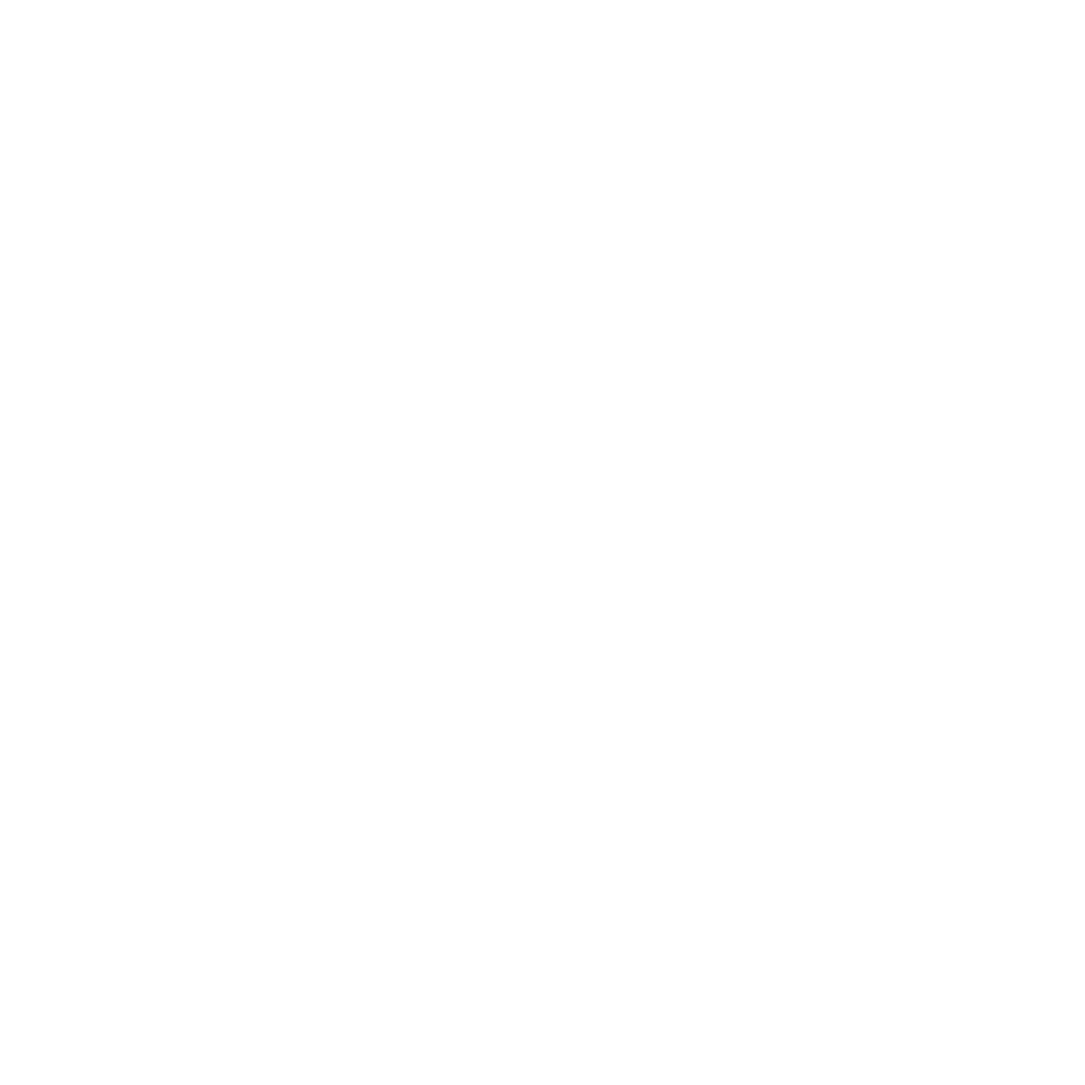
Frame 1 (no input)
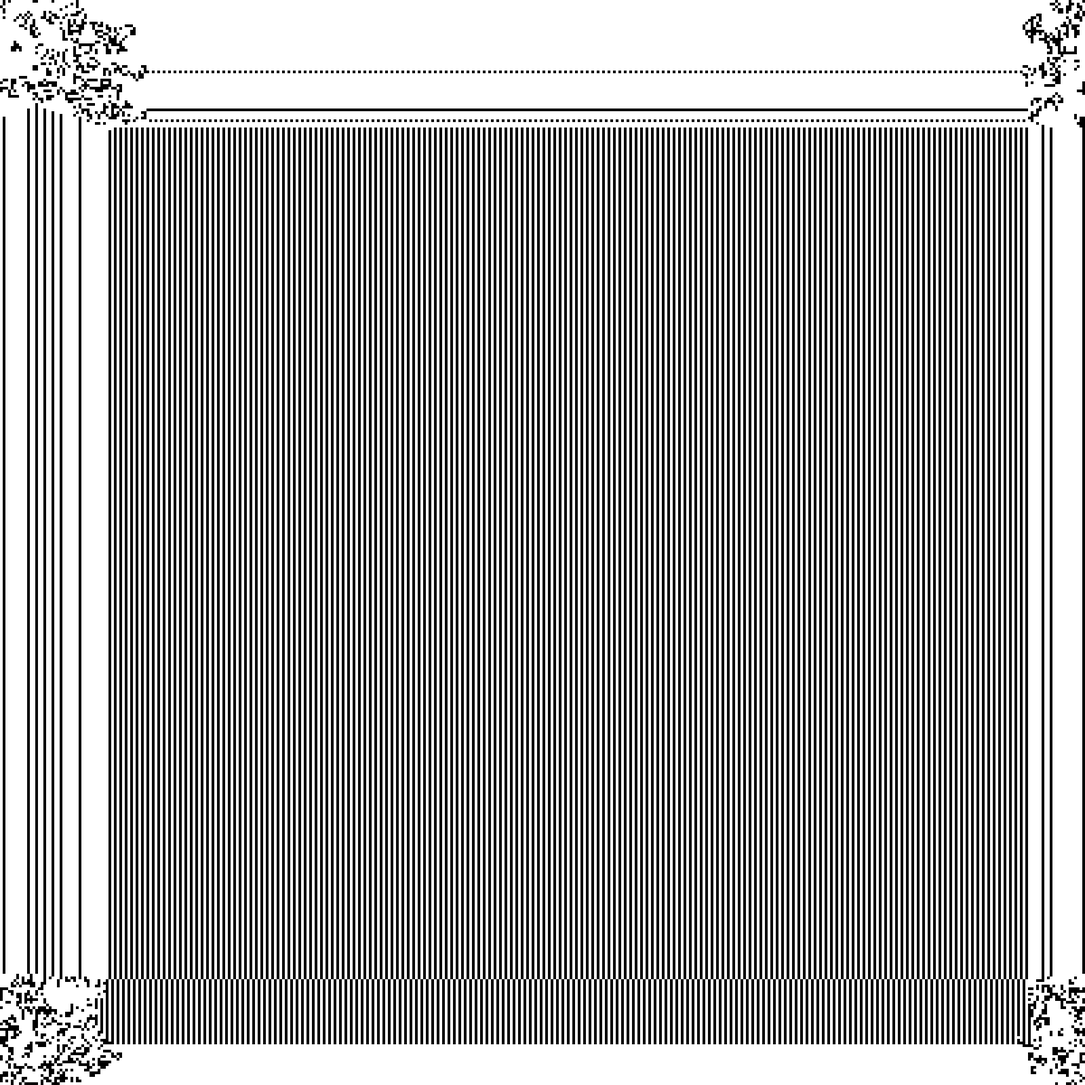
Frame 60 (the mouse pressed at the canvas centre just before this capture)
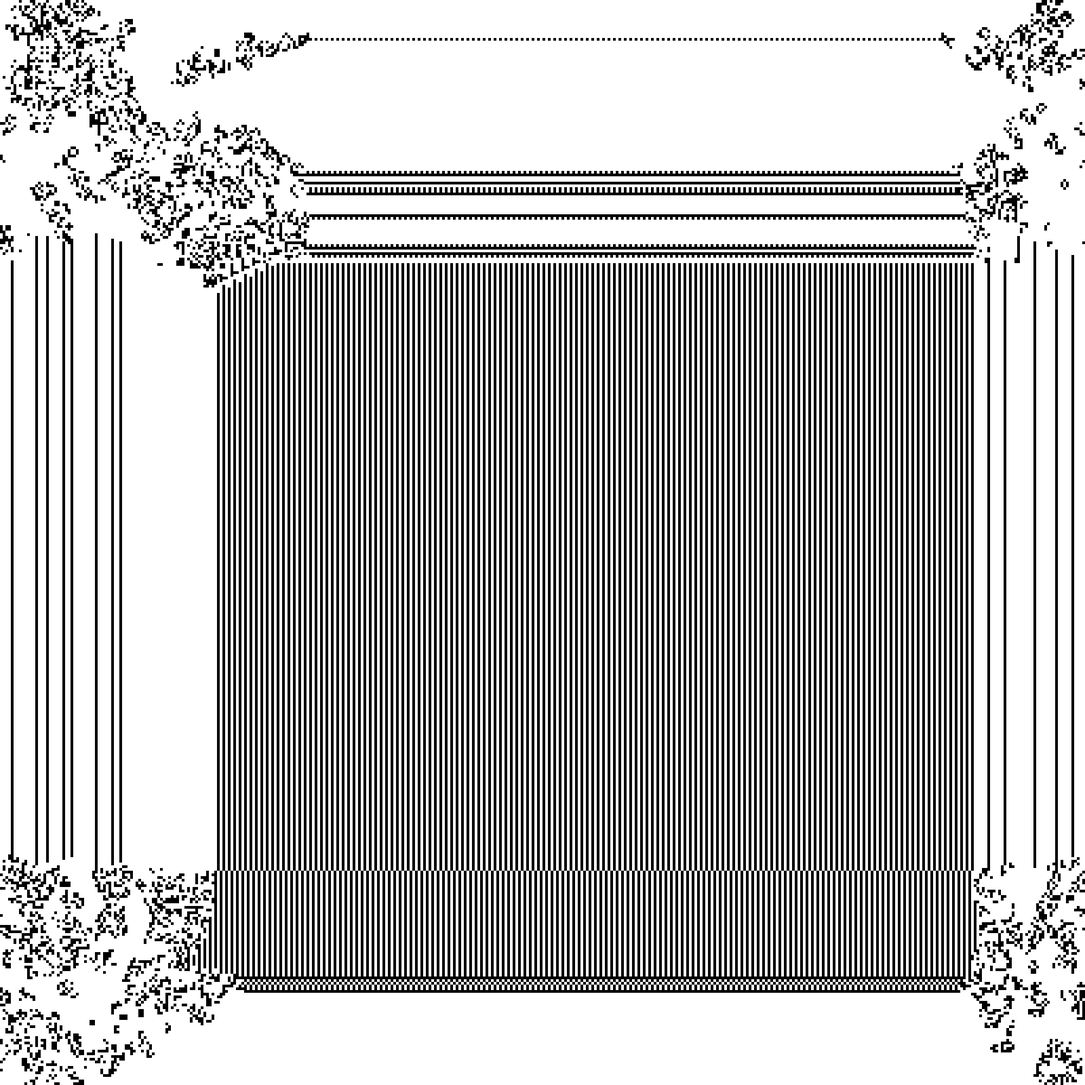
Frame 120 (the mouse held since frame 60 and released just before this capture)

The Processing sketch that drew these frames (run headless with seeded random() and noise(); from frame 60 on, the mouse is pressed at the canvas centre):

// Processing sketch: GameOfLife
// ── GameOfLife.pde
class Cell
{
  int x, y, size;
  boolean state = false, nextState = false;
  
  public Cell(int x, int y, int size)
  {
    this.x = x * size;
    this.y = y * size;
    this.size = size;
  }
  
  public void drawMe()
  {
    if (state)
      fill(0);
    else
      fill(255);
    rect(x,y,x+size,y+size);
  }
  
  public void switchState()
  {
    state = nextState;
  }
  
  public boolean getState()
  {
    return state;
  }
  
  public void setState(boolean s)
  {
    state = s;
  }
  
  public void setNextState(boolean ns)
  {
    nextState = ns;
  }
}

int SIZE = 5;
Cell[][] cells;

void setup()
{
  size(2000,2000);
  background(255);
  noStroke();
  cells = new Cell[width/SIZE][height/SIZE];
  
  //print(height/SIZE + "\n");
  
  for (int x = 0; x < (width/SIZE); x++)
  {
    for (int y = 0; y < (height/SIZE); y++)
    {
      //print("Creating new cell @ (" + x + ", " + y + ").\n");
      cells[x][y] = new Cell(x,y,SIZE);
      if (x%2 == 0) cells[x][y].setState(true);
    }
  }
}

void draw()
{
  int w = width/SIZE;
  int h = height/SIZE;
  rectMode(CORNERS);
  fill(0);
  for (int x = 0; x < w; x++)
  {
    for (int y = 0; y < h; y++)
    {
      cells[x][y].switchState();
      cells[x][y].drawMe();
      
      int neg_x = (x == 0) ? w - 1 : x - 1;
      int neg_y = (y == 0) ? h - 1 : y - 1;
      int pos_x = (x == (w-1)) ? 0 : x + 1;
      int pos_y = (y == (h-1)) ? 0 : y + 1;
      
      int count = 0;
      
      if (cells[neg_x][neg_y].getState()) count++;
      if (cells[x][neg_y].getState()) count++;
      if (cells[pos_x][neg_y].getState()) count++;
      
      if (cells[neg_x][y].getState()) count++;
      if (cells[pos_x][y].getState()) count++;
      
      if (cells[neg_x][pos_y].getState()) count++;
      if (cells[x][pos_y].getState()) count++;
      if (cells[pos_x][pos_y].getState()) count++;
      
      if (cells[x][y].getState() && count <= 3 && count >= 2)
      {
        cells[x][y].setNextState(true);
      }
      else if (cells[x][y].getState() && (count > 3 || count < 2))
      {
        cells[x][y].setNextState(false);
      }
      else if (!cells[x][y].getState() && count == 3)
      {
        cells[x][y].setNextState(true);
      }
      else
      {
        cells[x][y].setNextState(false);
      }
    }
  }
  delay(100);
}
